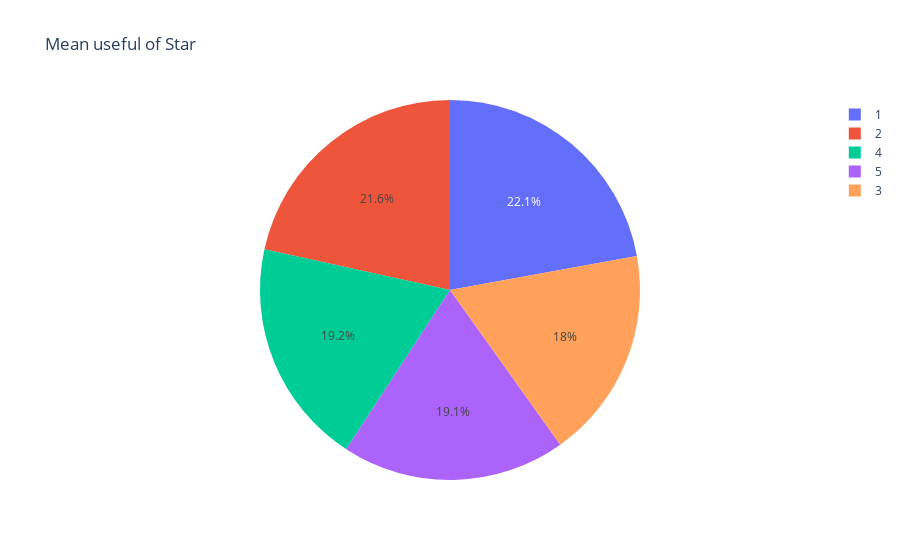

The notebook cell saved with this chart:
### Code cell
px.pie(stars_mean_useful, 
       values=stars_mean_useful.values, 
       names=['1','2','3','4','5'],
       title='Mean useful of Star'
      )

### Figure 1 — Plotly figure (JSON) as saved in the notebook; plotly's stock layout.template omitted (floating-point values rounded to 4 significant figures)
{"data": [{"domain": {"x": [0, 1], "y": [0, 1]}, "hovertemplate": "label=%{label}<br>value=%{value}<extra></extra>", "labels": ["1", "2", "3", "4", "5"], "legendgroup": "", "name": "", "showlegend": true, "type": "pie", "values": [1.605, 1.563, 1.307, 1.396, 1.382]}], "layout": {"legend": {"tracegroupgap": 0}, "title": {"text": "Mean useful of Star"}}}
